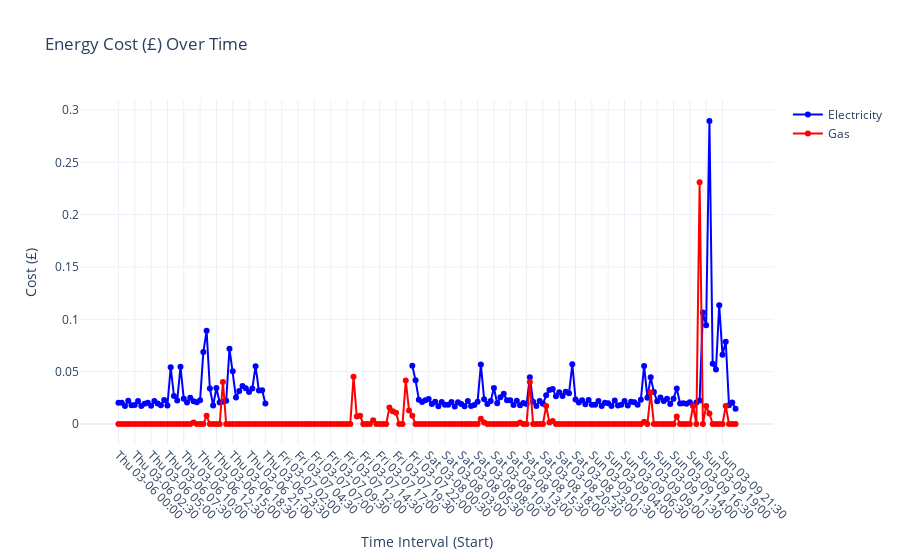

This figure's notebook cell:
### Markdown cell above
# Run charts

### Code cell
no_of_days = 4

df_summary = df_both.groupby(["day", "weekday"]).agg(
    count=("gas_consumption", "count"),  # Counting records in each group
    mean_gas=("gas_consumption", "mean"),
    total_gas=("gas_consumption", "sum"),
    mean_electricity=("electricity_consumption", "mean"),
    total_electricity=("electricity_consumption", "sum")
).reset_index().sort_values(by="day", ascending=False)

list_days = df_summary[0:no_of_days]['day'].to_list()
print(list_days)

# display chart
df_week = df_both[df_both['day'].isin(list_days)].copy()
# convert to costs
df_week['gas_cost'] = df_week['gas_consumption'] * 11.16 * 0.0641
df_week['electricity_cost'] = df_week['electricity_consumption'] * .2606

fig = get_plot(df_week, 'both', 'cost')
fig.show()

### Figure 1 — Plotly figure (JSON) as saved in the notebook; plotly's stock layout.template omitted (floating-point values rounded to 4 significant figures; data arrays with more than 128 entries replaced by an {"elided": "..."} marker saying what was removed)
{"data": [{"line": {"color": "blue"}, "mode": "lines+markers", "name": "Electricity", "type": "scatter", "x": {"elided": "190 str values"}, "y": {"elided": "190 float values"}}, {"line": {"color": "red"}, "mode": "lines+markers", "name": "Gas", "type": "scatter", "x": {"elided": "190 str values"}, "y": {"elided": "190 float values"}}], "layout": {"title": {"text": "Energy Cost (£) Over Time"}, "xaxis": {"tickangle": 45, "title": {"text": "Time Interval (Start)"}}, "yaxis": {"title": {"text": "Cost (£)"}}}}
